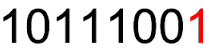
#> input picture CCTF_2016/writeupfiles/10111001.png, 214 x 53 px
$ python justabit.py   (Python 2 division)
#> lines starting #> are read from the running program, lines starting #| are printed output that depends on the picture; after the words box and inside, x2 and y2 are one past the last pixel; in counts of white or black regions, pixels touching at a corner belong together
from PIL import Image

img = Image.open('10111001.png')
#> img is the input picture: PIL image 214x53 RGB; mean R, G, B 215.4, 211.3, 211.4
pixels_orig = img.load()
(w,h)=img.size
#> w = 214; h = 53

outimg = Image.new( 'RGB', (w,h), "white")
#> outimg: PIL image 214x53 RGB; every value is 255
pixels_out = outimg.load()

for i in range(0,h):
    for j in range(0,w):
      (r,g,b) = pixels_orig[j,i]
      if g&1:
          pixels_out[j,i]=(0,0,0)
      if i==0:
          print b&1,


outimg.save("justabit_out_g.png","png")
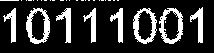
#> saved as justabit_out_g.png: PIL image 214x53 RGB; 19.3% white; 33 white regions (25 under 20 px), largest, box (x1, y1, x2, y2) and area: (26, 8, 50, 44) 375, (159, 8, 183, 44) 357, (133, 8, 157, 44) 347
